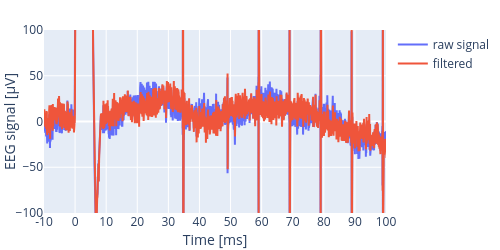

This figure's notebook cell:
### Markdown cell above
### notch filter 50 Hz

### Code cell
# notch filter 
b_notch, a_notch = signal.iirnotch(50, 50 / 1, fs=25000)
group_delay = check_group_delay(Fs, b_notch, a_notch, freq=0, show_plot=False)
print(f'freq={group_delay["freq"]:.0f} Hz, n_samples={group_delay["n_samples"]:.0f}, time={group_delay["time"]:.3f} ms')
sos_notch = signal.tf2sos(b_notch, a_notch)
filtered = signal.sosfiltfilt(sos_notch, eeg_channel)

plot_filtered(cut(eeg_channel), cut(filtered), M, shift=group_delay["n_samples"])

### Figure 1 — Plotly figure (JSON) as saved in the notebook; plotly's stock layout.template omitted (floating-point values rounded to 4 significant figures; data arrays with more than 128 entries replaced by an {"elided": "..."} marker saying what was removed)
{"data": [{"mode": "lines", "name": "raw signal", "type": "scatter", "y": {"elided": "19999 float values"}}, {"mode": "lines", "name": "filtered", "type": "scatter", "y": {"elided": "20000 float values"}}], "layout": {"font": {"size": 12}, "height": 250, "margin": {"b": 10, "l": 5, "r": 5, "t": 30}, "title": {"font": {"size": 16}, "x": 0.5}, "width": 500, "xaxis": {"range": [7250, 10000], "ticktext": [-300, -290, -280, -270, -260, -250, -240, -230, -220, -210, -200, -190, -180, -170, -160, -150, -140, -130, -120, -110, -100, -90, -80, -70, -60, -50, -40, -30, -20, -10, 0, 10, 20, 30, 40, 50, 60, 70, 80, 90, 100, 110, 120, 130, 140, 150, 160, 170, 180, 190, 200, 210, 220, 230, 240, 250, 260, 270, 280, 290, 300, 310, 320, 330, 340, 350, 360, 370, 380, 390, 400, 410, 420, 430, 440, 450, 460, 470, 480, 490], "tickvals": [0, 250, 500, 750, 1000, 1250, 1500, 1750, 2000, 2250, 2500, 2750, 3000, 3250, 3500, 3750, 4000, 4250, 4500, 4750, 5000, 5250, 5500, 5750, 6000, 6250, 6500, 6750, 7000, 7250, 7500, 7750, 8000, 8250, 8500, 8750, 9000, 9250, 9500, 9750, 10000, 10250, 10500, 10750, 11000, 11250, 11500, 11750, 12000, 12250, 12500, 12750, 13000, 13250, 13500, 13750, 14000, 14250, 14500, 14750, 15000, 15250, 15500, 15750, 16000, 16250, 16500, 16750, 17000, 17250, 17500, 17750, 18000, 18250, 18500, 18750, 19000, 19250, 19500, 19750], "title": {"standoff": 5, "text": "Time [ms]"}}, "yaxis": {"range": [-100, 100], "title": {"standoff": 1, "text": "EEG signal [μV]"}}}}
